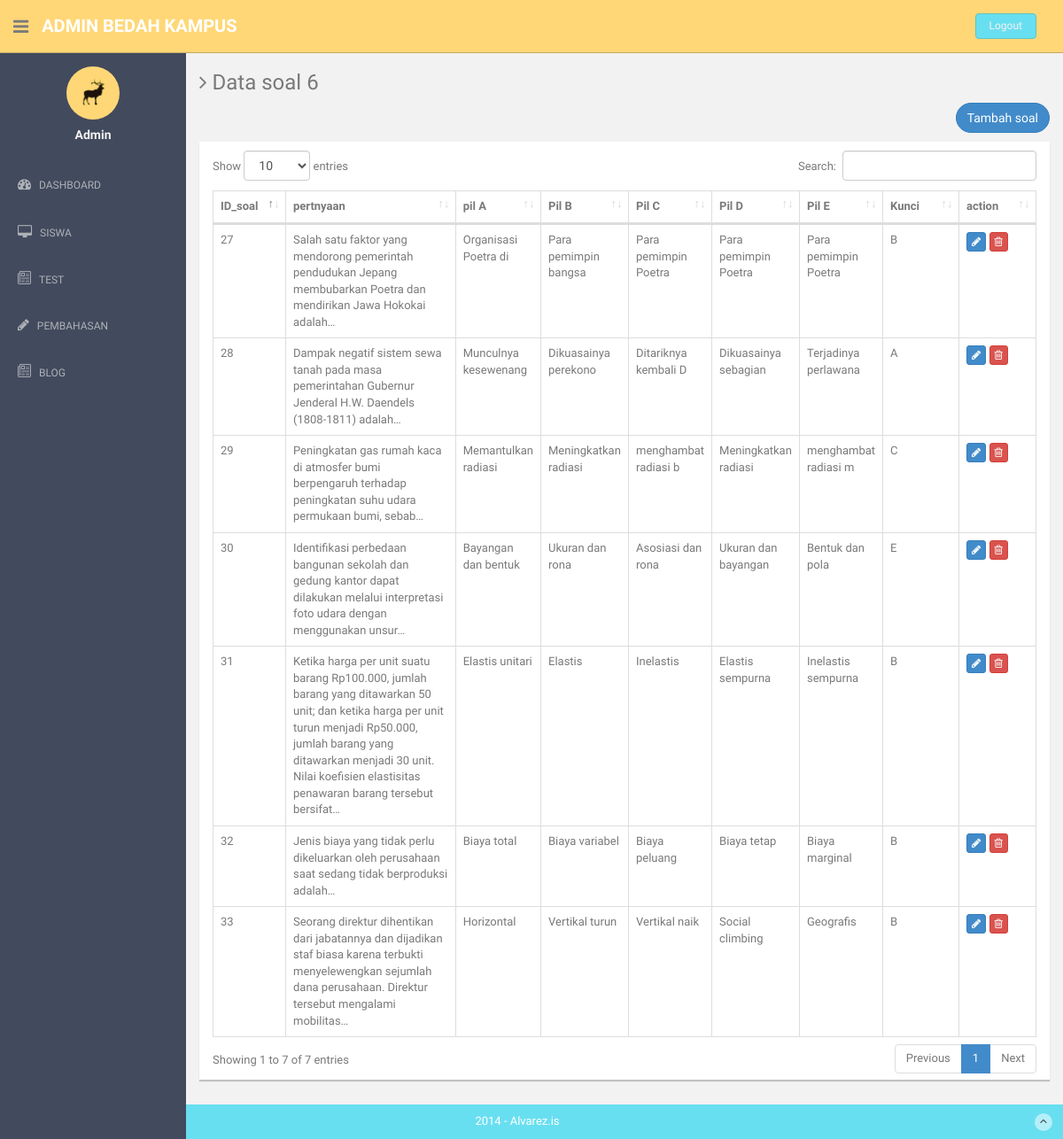
The page /index.php/admin/dftr_soal?id_tes=6 on the database as committed earlier.
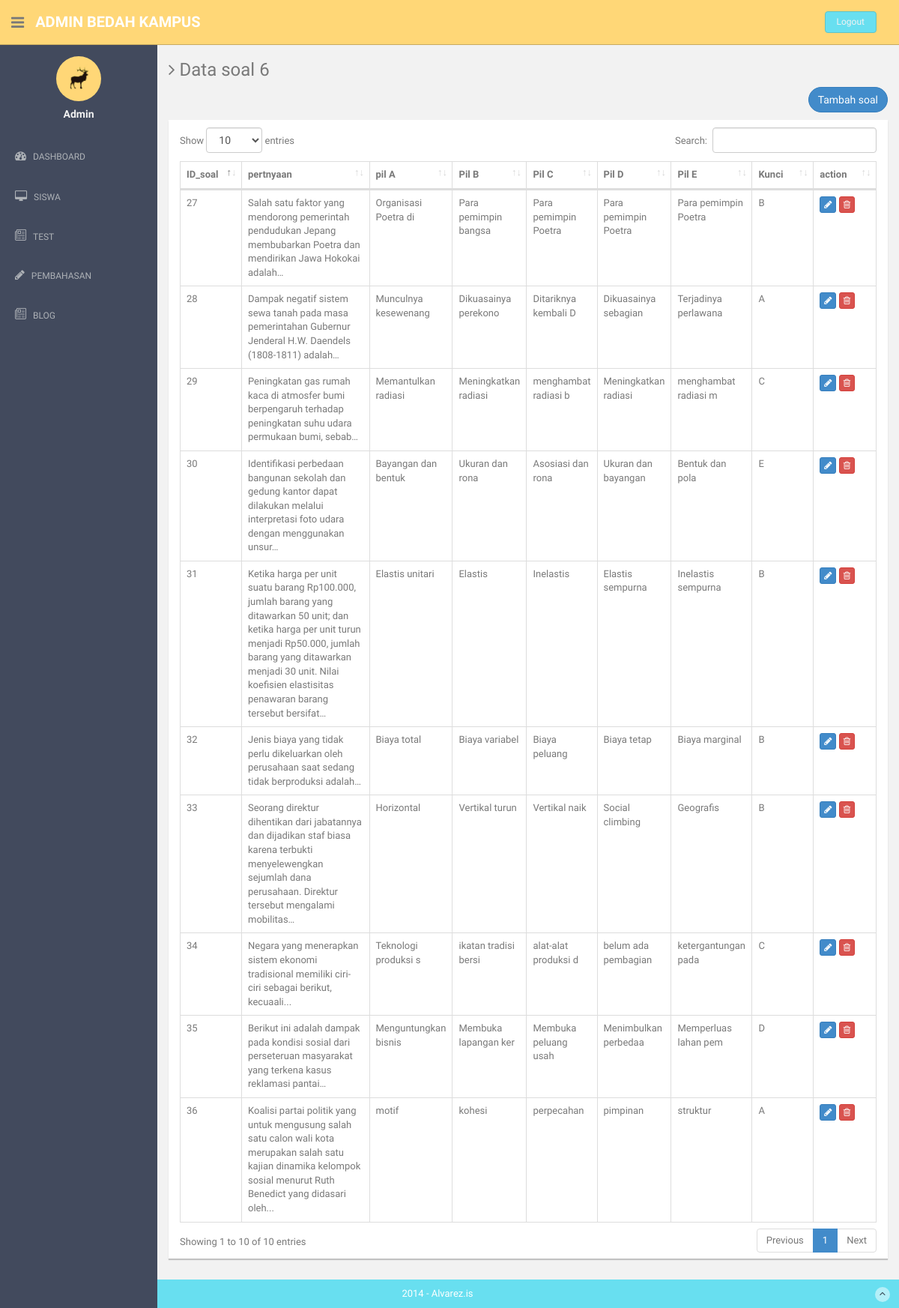
The same page on the database as committed later.
### tables this page shows
CREATE TABLE `soal` (
  `ID_soal` int(11) NOT NULL,
  `soal` text NOT NULL,
  `a` text NOT NULL,
  `b` text NOT NULL,
  `c` text NOT NULL,
  `d` text NOT NULL,
  `e` text NOT NULL,
  `kunci` varchar(2) NOT NULL,
  `id_tes` int(5) NOT NULL
);

### application/controllers/Admin.php (called while the page is built, shortened)
<?php
class Admin extends CI_Controller
{
	public function __construct(){
        $this->load->model('Madmin');
		$this->load->model('Msoal');
    }
	public function dftr_soal()
	{
		$id_tes = $_GET['id_tes'];
		$data['soal'] = $this->Msoal->dftr_soal($id_tes)->result();
		$this->load->view('admin/dftrsoal',$data);
	}
}
?>

### index.php (called while the page is built, shortened)
<?php
require_once BASEPATH.'core/CodeIgniter.php';

### application/models/Msoal.php (called while the page is built, shortened)
<?php
class Msoal extends CI_model {
	public function dftr_soal($id_tes){
		$this->db->where('id_tes',$id_tes);
		return $this->db->get('soal');
	}
}
?>

### application/views/admin/dftrsoal.php (the view, shortened to what this page needs)
<!DOCTYPE html>
<html lang="en">
  <head>
    <link href="<?php echo base_url('dst/assets/css/bootstrap.css '); ?>" rel="stylesheet">
    <link href="<?php echo base_url('dst/datatables/dataTables.bootstrap4.css'); ?>" rel="stylesheet">
    <link href="<?php echo base_url('dst/assets/font-awesome/css/font-awesome.css '); ?>" rel="stylesheet" />
    <link rel="stylesheet" type="text/css" href="<?php echo base_url('dst/assets/css/zabuto_calendar.css '); ?>">
    <link rel="stylesheet" type="text/css" href="<?php echo base_url('dst/assets/js/gritter/css/jquery.gritter.css '); ?>" />
    <link rel="stylesheet" type="text/css" href="<?php echo base_url('dst/assets/lineicons/style.css '); ?>">
    <link href="<?php echo base_url('dst/assets/css/style.css '); ?>" rel="stylesheet">
    <link href="<?php echo base_url('dst/assets/css/style-responsive.css '); ?>" rel="stylesheet">
  </head>
  <body>
  <section id="container" >
      <header class="header black-bg">
              <div class="sidebar-toggle-box">
                  <div class="fa fa-bars tooltips" data-placement="right" data-original-title="Toggle Navigation"></div>
              </div>
            <a href="index.html" class="logo"><b>Admin Bedah kampus</b></a>
            <div class="top-menu">
              <ul class="nav pull-right top-menu">
                    <li><a class="logout" href="logout">Logout</a></li>
              </ul>
            </div>
        </header>
      <?php include 'navbar.php'; ?>
      <section id="main-content">
          <section class="wrapper site-min-height">
            <h3><i class="fa fa-angle-right"></i> Data soal <?php echo $_GET['id_tes']; ?></h3>
            <a href="tmbh_soal?id_tes=<?php echo $_GET['id_tes']; ?>"> <button class="btn btn-round btn-primary" style="float: right;">Tambah soal</button></a>
            <div class="row mt">
              <div class="col-lg-12" >
              <p>
                <div class="card mb-3" style="height: 100%">
                  <div class="card-header" style="padding-bottom: 10px"> </div>
                  <div class="card-body">
                    <div class="table-responsive">
                      <table class="table table-bordered" id="dataTable" width="100%" cellspacing="0">
                        <thead>
                          <tr>
                            <th width="5%">ID_soal</th>
                            <th width="25%">pertnyaan</th>
                            <th width="10%">pil A</th>
                            <th width="10%">Pil B</th>
                            <th width="10%">Pil C</th>
                            <th width="10%">Pil D</th>
                            <th width="10%">Pil E</th>
                            <th width="10%">Kunci</th>
                            <th width="10%">action</th>
                          </tr>
                        </thead>
                        <tbody>
                          <?php foreach ($soal as $row) {
                            $pertnyaan =  $row->soal;
                            $a =  substr($row->a, 0,20);
                            $b =  substr($row->b, 0,20);
                            $c =  substr($row->c, 0,20);
                            $d =  substr($row->d, 0,20);
                            $e =  substr($row->e, 0,20);
                            $pertnyaan = strip_tags($pertnyaan);
                            $a = strip_tags($a);
                            $b = strip_tags($b);
                            $c = strip_tags($c);
                            $d = strip_tags($d);
                            $e = strip_tags($e);
                            echo "<tr>
                            <td>$row->ID_soal</td>
                            <td>$pertnyaan</td>
                            <td>$a</td>
                            <td>$b</td>
                            <td>$c</td>
                            <td>$d</td>
                            <td>$e</td>
                            <td>$row->kunci</td>
                            <td><a href='updt_soal?id_sl=$row->ID_soal'><button class='btn btn-primary btn-xs'><i class='fa fa-pencil'></i></button></a>
                                <a href='del_soal?id_sl=$row->ID_soal'><button class='btn btn-danger btn-xs'><i class='fa fa-trash-o ''></i></button></td></a>
                          </tr>";
                          } ?>
                        </tbody>
                      </table>
                    </div>
                  </div>
                </div></p>
              </div>
            </div>
    </section><! --/wrapper -->
      </section>
      <footer class="site-footer">
          <div class="text-center">
              2014 - Alvarez.is
              <a href="index.html#" class="go-top">
                  <i class="fa fa-angle-up"></i>
              </a>
          </div>
      </footer>
  </section>
  </body>
</html>

### application/views/admin/navbar.php
<aside>
          <div id="sidebar"  class="nav-collapse ">
              <ul class="sidebar-menu" id="nav-accordion">
              	  <p class="centered"><a href="profile.html"><img src="<?php echo base_url('dst/assets/img/ui-sam.jpg '); ?>" class="img-circle" width="60"></a></p>
              	  <h5 class="centered">Admin</h5>
                  <li class="mt">
                      <a href="index">
                          <i class="fa fa-dashboard"></i>
                          <span>DASHBOARD</span>
                      </a>
                  </li>
                  <li class="sub-menu">
                      <a href="data_siswa">
                          <i class="fa fa-desktop"></i>
                          <span>SISWA</span>
                      </a>
                  </li>
                  <li class="sub-menu">
                      <a href="daftartest">
                          <i class="li_news"></i>
                          <span>TEST</span>
                      </a>
                  </li>
                  <li class="sub-menu">
                      <a href="daftartesp">
                          <i class="fa fa-pencil"></i>
                          <span>PEMBAHASAN</span>
                      </a>
                  </li>
                  <li class="sub-menu">
                      <a href="blog">
                          <i class="li_news"></i>
                          <span>BLOG</span>
                      </a>
                  </li>
              </ul>
          </div>
      </aside>

### dst/assets/css/style.css (style rules this page uses)
body { color: #797979; background: #f2f2f2; font-family: 'Ruda', sans-serif; padding: 0px !important; margin: 0px !important; font-size:13px; }
ul li { list-style: none; }
a, a:hover, a:focus { text-decoration: none; outline: none; }
#container { width: 100%; height: 100%; }
.btn-round { border-radius: 20px; -webkit-border-radius: 20px; }
.centered { text-align: center; }
.mt { margin-top: 25px; }
ul.top-menu > li > .logout { color: #f2f2f2; font-size: 12px; border-radius: 4px; -webkit-border-radius: 4px; border: 1px solid #64c3c2 !important; padding: 5px 15px; margin-right: 15px; background: #68dff0; margin-top: 15px; }
#sidebar { width: 210px; height: 100%; position: fixed; background: #424a5d; }
#sidebar h5 { color: #f2f2f2; font-weight: 700; }
#sidebar ul li { position: relative; }
ul.sidebar-menu , ul.sidebar-menu li ul.sub { margin: -2px 0 0; padding: 0; }
ul.sidebar-menu { margin-top: 75px; }
ul.sidebar-menu li { margin-bottom: 5px; margin-left:10px; margin-right:10px; }
ul.sidebar-menu li.sub-menu { line-height: 15px; }
ul.sidebar-menu li a span { display: inline-block; }
ul.sidebar-menu li a { color: #aeb2b7; text-decoration: none; display: block; padding: 15px 0 15px 10px; font-size: 12px; outline: none; -webkit-transition: all 0.3s ease; -moz-transition: all 0.3s ease; -o-transition: all 0.3s ease; -ms-transition: all 0.3s ease; transition: all 0.3s ease; }
ul.sidebar-menu li a i { font-size: 15px; padding-right: 6px; }
#main-content { margin-left: 210px; }
.header, .footer { min-height: 60px; padding: 0 15px; }
.header { position: fixed; left: 0; right: 0; z-index: 1002; }
.black-bg { background: #ffd777; border-bottom: 1px solid #c9aa5f; }
.wrapper { display: inline-block; margin-top: 60px; padding-left: 15px; padding-right: 15px; padding-bottom: 15px; padding-top: 0px; width: 100%; }
a.logo { font-size: 20px; color: #ffffff; float: left; margin-top: 15px; text-transform: uppercase; }
a.logo b { font-weight: 900; }
#top_menu .nav > li, ul.top-menu > li { float: left; }
ul.top-menu > li > a { color: #666666; font-size: 16px; border-radius: 4px; -webkit-border-radius: 4px; border:1px solid #666666 !important; padding: 2px 6px; margin-right: 15px; }
.sidebar-toggle-box { float: left; padding-right: 15px; margin-top: 20px; }
.sidebar-toggle-box .fa-bars { cursor: pointer; display: inline-block; font-size: 20px; }
.card { background: white; box-shadow: 0 2px 1px rgba(0, 0, 0, 0.2); margin-bottom: 1em; height: 250px; }
.site-footer { background: #68dff0; color: #fff; padding: 10px 0; }
.go-top { margin-right: 1%; float: right; background: rgba(255,255,255,.5); width: 20px; height: 20px; border-radius: 50%; -webkit-border-radius: 50%; }
.go-top i { color: #2A3542; }
.site-min-height { min-height: 900px; }

Rows that differ between the two databases and show on the page:
added soal: ID_soal "34", soal "Negara yang menerapkan sistem ekonomi tradisional memiliki ciri-ciri sebagai berikut, kecuaali...", a "Teknologi produksi s", b "ikatan tradisi bersi", c "alat-alat produksi d", d "belum ada pembagian", e "ketergantungan pada", kunci "C"
added soal: ID_soal "35", soal "Berikut ini adalah dampak pada kondisi sosial dari perseteruan masyarakat yang terkena kasus reklamasi pantai…", a "Menguntungkan bisnis", b "Membuka lapangan ker", c "Membuka peluang usah", d "Menimbulkan perbedaa", e "Memperluas lahan pem", kunci "D"
added soal: ID_soal "36", soal "Koalisi partai politik yang untuk mengusung salah satu calon wali kota merupakan salah satu kajian dinamika kelompok sosial menurut Ruth Benedict yang didasari oleh...", a "motif", b "kohesi", c "perpecahan", d "pimpinan", e "struktur", kunci "A"
Other text that changed with them:
text written by a page script: "Show entries Search: Showing 1 to 7 of 7 entries Previous 1 Next" → "Show entries Search: Showing 1 to 10 of 10 entries Previous 1 Next"
